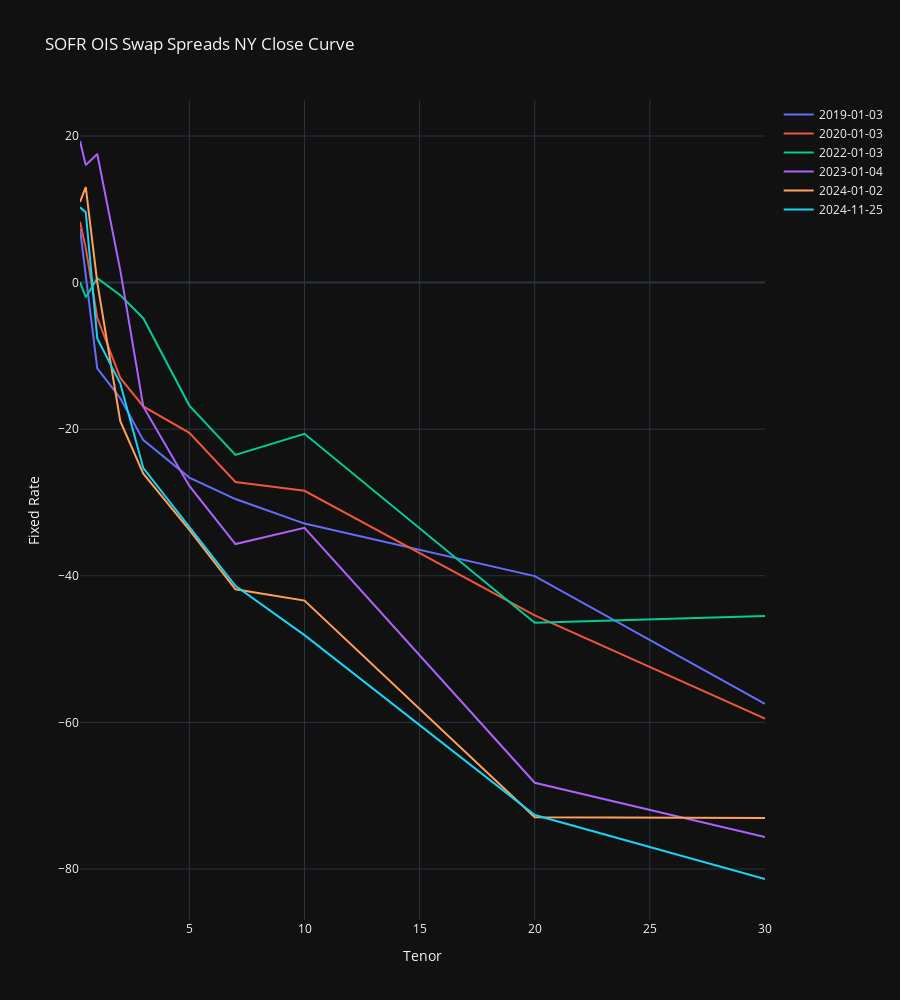

Source (notebook cell):
### Code cell
as_of_dates = [datetime(2019, 1, 3), datetime(2020, 1, 3), datetime(2021, 1, 3), datetime(2022, 1, 3), datetime(2023, 1, 4), datetime(2024, 1, 2), datetime(2024, 11, 25)]

fig = go.Figure()
for curr in as_of_dates:
    try:
        spreads_dict = swap_spread_cmt_df[swap_spread_cmt_df.index == curr].to_dict("records")[0]
        fig.add_trace(
            go.Scatter(x=[tenor_to_years(tenor) for tenor in spreads_dict.keys()], y=list(spreads_dict.values()), mode="lines", name=f"{curr.date()}")
        )
    except Exception as e:
        print(f"{curr} NOT IN DB", e)

fig.update_layout(title="SOFR OIS Swap Spreads NY Close Curve", xaxis_title="Tenor", yaxis_title="Fixed Rate", template="plotly_dark", height=1000)
fig.update_xaxes(
    showgrid=True,
    showspikes=True,
    spikecolor="white",
    spikesnap="cursor",
    spikemode="across",
)
fig.update_yaxes(showgrid=True, showspikes=True, spikecolor="white", spikesnap="cursor", spikethickness=0.5)
fig.show()

### Figure 1 — Plotly figure (JSON) as saved in the notebook; plotly's stock layout.template omitted (floating-point values rounded to 4 significant figures)
{"data": [{"mode": "lines", "name": "2019-01-03", "type": "scatter", "x": [0.25, 0.5, 1, 2, 3, 5, 7, 10, 20, 30], "y": [7.32, 0.92, -11.69, -15.78, -21.49, -26.6, -29.53, -32.88, -40.05, -57.47]}, {"mode": "lines", "name": "2020-01-03", "type": "scatter", "x": [0.25, 0.5, 1, 2, 3, 5, 7, 10, 20, 30], "y": [8.3, 4.7, -4.8, -13.0, -16.9, -20.5, -27.2, -28.4, -45.4, -59.5]}, {"mode": "lines", "name": "2022-01-03", "type": "scatter", "x": [0.25, 0.5, 1, 2, 3, 5, 7, 10, 20, 30], "y": [0.07, -2.0, 0.6, -1.71, -4.86, -16.78, -23.51, -20.63, -46.42, -45.48]}, {"mode": "lines", "name": "2023-01-04", "type": "scatter", "x": [0.25, 0.5, 1, 2, 3, 5, 7, 10, 20, 30], "y": [19.32, 16.03, 17.54, 1.67, -16.94, -27.75, -35.67, -33.45, -68.24, -75.65]}, {"mode": "lines", "name": "2024-01-02", "type": "scatter", "x": [0.25, 0.5, 1, 2, 3, 5, 7, 10, 20, 30], "y": [11.01, 13.03, 0.03, -18.9, -26.08, -33.75, -41.85, -43.39, -72.95, -73.06]}, {"mode": "lines", "name": "2024-11-25", "type": "scatter", "x": [0.25, 0.5, 1, 2, 3, 5, 7, 10, 20, 30], "y": [10.27, 9.606, -7.608, -13.78, -25.31, -33.39, -41.36, -48.1, -72.64, -81.37]}], "layout": {"height": 1000, "title": {"text": "SOFR OIS Swap Spreads NY Close Curve"}, "xaxis": {"showgrid": true, "showspikes": true, "spikecolor": "white", "spikemode": "across", "spikesnap": "cursor", "title": {"text": "Tenor"}}, "yaxis": {"showgrid": true, "showspikes": true, "spikecolor": "white", "spikesnap": "cursor", "spikethickness": 0.5, "title": {"text": "Fixed Rate"}}}}
